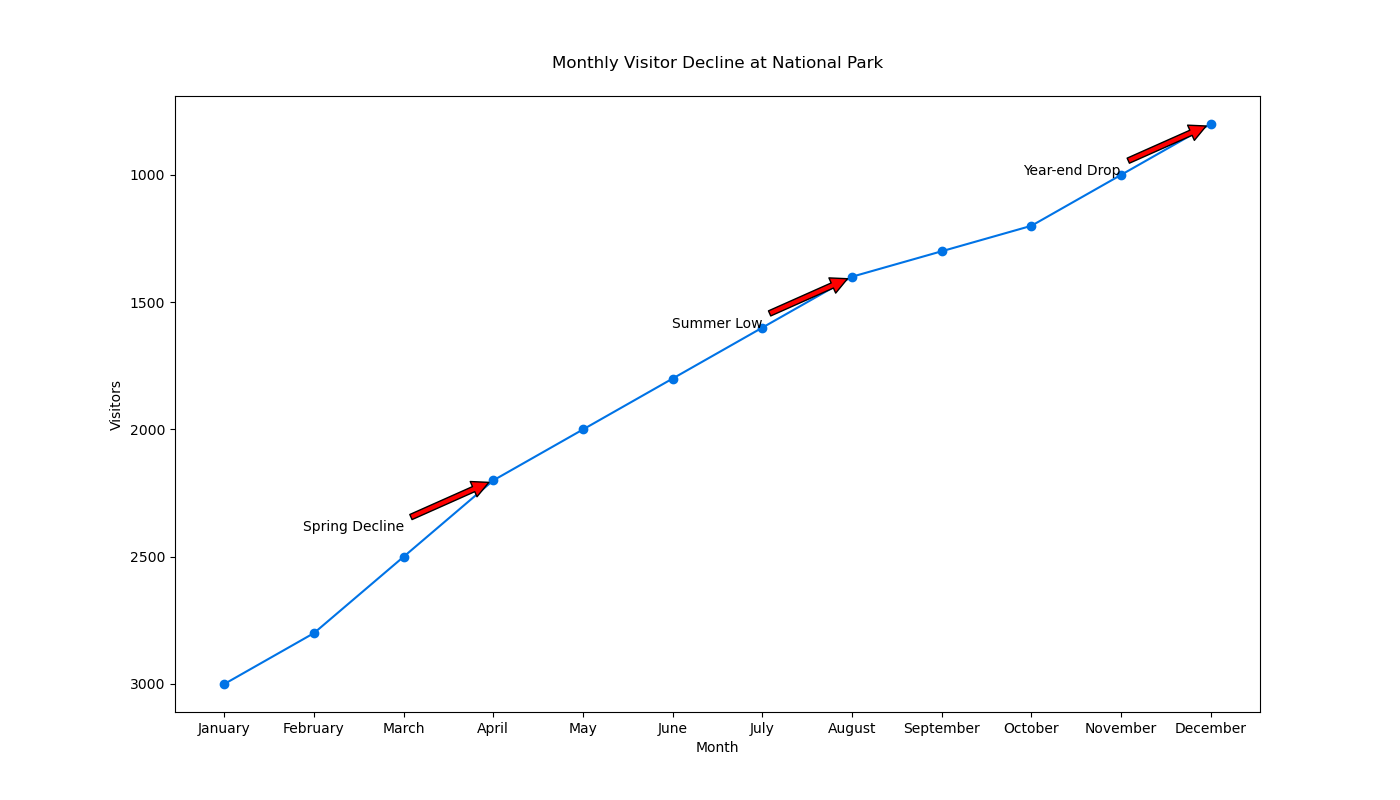

Source code (Python):

import matplotlib.pyplot as plt

# Data
months = ["January", "February", "March", "April", "May", "June", "July", "August", "September", "October", "November", "December"]
visitors = [3000, 2800, 2500, 2200, 2000, 1800, 1600, 1400, 1300, 1200, 1000, 800]

plt.figure(figsize=(14, 8))

# Plotting the line chart
plt.plot(months, visitors, color="#0073e6", marker='o')

# Adding annotations for specific points
plt.annotate('Spring Decline', xy=('April', 2200), xytext=('March', 2400),
             arrowprops=dict(facecolor='red', shrink=0.05),
             horizontalalignment='right')
plt.annotate('Summer Low', xy=('August', 1400), xytext=('July', 1600),
             arrowprops=dict(facecolor='red', shrink=0.05),
             horizontalalignment='right')
plt.annotate('Year-end Drop', xy=('December', 800), xytext=('November', 1000),
             arrowprops=dict(facecolor='red', shrink=0.05),
             horizontalalignment='right')

# Title and labels
plt.title('Monthly Visitor Decline at National Park', pad=20)
plt.xlabel('Month')
plt.ylabel('Visitors')
plt.gca().invert_yaxis()  # Inverting the y-axis

# Show the chart
plt.show()
